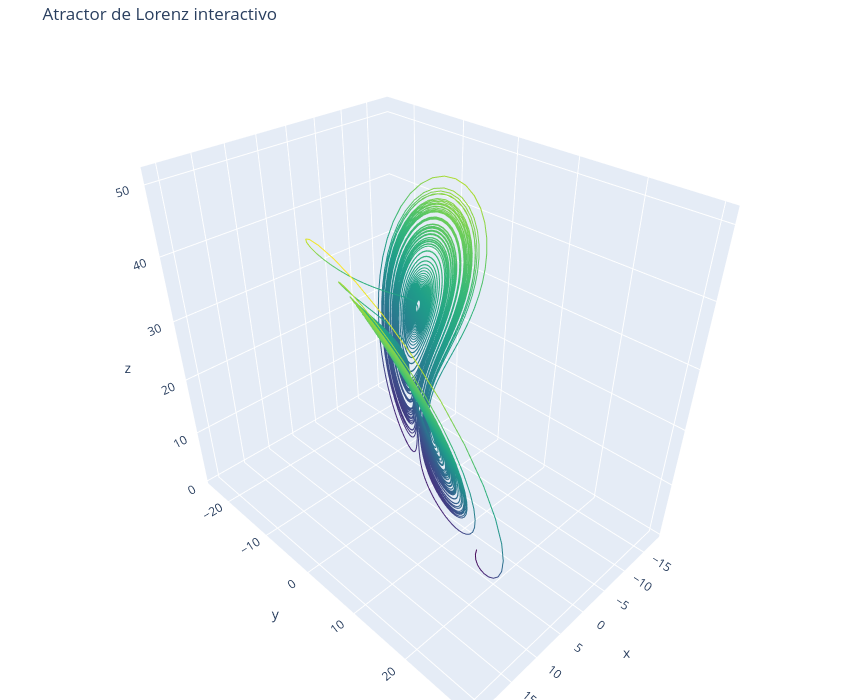

Source (notebook cell):
### Markdown cell above
## Modelo interactivo del atractor

Para ver mejor la forma del atractor caótico, representamos la trayectoria en un modelo 3D interactivo. Así se puede girar, acercar y alejar la figura libremente con el ratón.

### Code cell
import plotly.graph_objects as go

fig = go.Figure()

fig.add_trace(go.Scatter3d(
    x=x,
    y=y,
    z=z,
    mode='lines',
    line=dict(width=2, color=z, colorscale='Viridis'),
))

fig.update_layout(
    title='Atractor de Lorenz interactivo',
    scene=dict(
        xaxis_title='x',
        yaxis_title='y',
        zaxis_title='z',
    ),
    width=850,
    height=700,
    margin=dict(l=0, r=0, b=0, t=40),
)

fig.show()

### Figure 1 — Plotly figure (JSON) as saved in the notebook; plotly's stock layout.template omitted (floating-point values rounded to 4 significant figures; data arrays with more than 128 entries replaced by an {"elided": "..."} marker saying what was removed)
{"data": [{"line": {"color": {"elided": "10001 float values"}, "colorscale": [[0, "#440154"], [0.1111, "#482878"], [0.2222, "#3e4989"], [0.3333, "#31688e"], [0.4444, "#26828e"], [0.5556, "#1f9e89"], [0.6667, "#35b779"], [0.7778, "#6ece58"], [0.8889, "#b5de2b"], [1, "#fde725"]], "width": 2}, "mode": "lines", "type": "scatter3d", "x": {"elided": "10001 float values"}, "y": {"elided": "10001 float values"}, "z": {"elided": "10001 float values"}}], "layout": {"height": 700, "margin": {"b": 0, "l": 0, "r": 0, "t": 40}, "scene": {"xaxis": {"title": {"text": "x"}}, "yaxis": {"title": {"text": "y"}}, "zaxis": {"title": {"text": "z"}}}, "title": {"text": "Atractor de Lorenz interactivo"}, "width": 850}}
